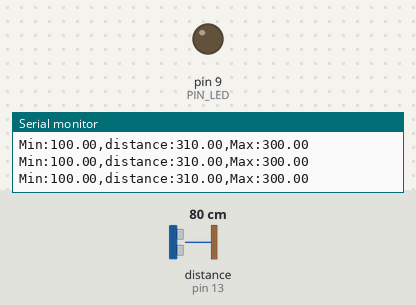
Bench run of a sketch on a simulated Arduino Uno, built with avr-gcc and run on an emulated ATmega328P. On the bench: output pins drawn as LEDs (lit = HIGH), the last lines printed to the serial monitor. Wiring (inferred from the names in the program): ultrasonic range finder: trigger pin 12; echo pin 13. Dashed ring = blinking. Inputs (shaded band) come from the test bench; at power-on: distance to the obstacle (sensor on pin 13) 80 cm. The echo pulse lasts 58.3 µs per cm; pins used as bus, display or sensor lines are not drawn.

Above: at 1.2 s.
1.3 s: distance to the obstacle (sensor on pin 13) set to 18 cm
At 1.92 s:
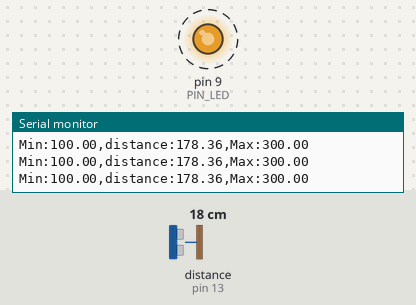
4.3 s: distance to the obstacle (sensor on pin 13) set to 2 cm
Timing chart, 0 to 7.3 s (numbered marks = the images above; inputs shaded):
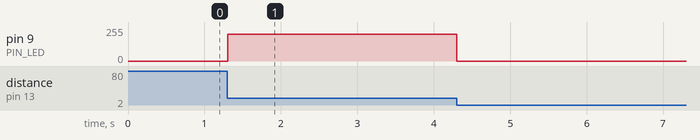

The sketch:

aa.ino
```cpp
// Arduino pin assignment
#define PIN_LED  9
#define PIN_TRIG 12   // sonar sensor TRIGGER
#define PIN_ECHO 13   // sonar sensor ECHO

// configurable parameters
#define SND_VEL 346.0     // sound velocity at 24 celsius degree (unit: m/sec)
#define INTERVAL 50      // sampling interval (unit: msec)
#define PULSE_DURATION 10 // ultra-sound Pulse Duration (unit: usec)
#define _DIST_MIN 100.0   // minimum distance to be measured (unit: mm)
#define _DIST_MAX 300.0   // maximum distance to be measured (unit: mm)

#define TIMEOUT ((INTERVAL / 2) * 1000.0) - 100// maximum echo waiting time (unit: usec)
#define SCALE (0.001 * 0.5 * SND_VEL) // coefficent to convert duration to distance

unsigned long last_sampling_time;   // unit: msec
float latest_sane = 0;

void setup() {
  // initialize GPIO pins
  pinMode(PIN_LED, OUTPUT);
  pinMode(PIN_TRIG, OUTPUT);  // sonar TRIGGER
  pinMode(PIN_ECHO, INPUT);   // sonar ECHO
  digitalWrite(PIN_TRIG, LOW);  // turn-off Sonar

  // initialize serial port
  Serial.begin(250000);
}

void loop() {
  float distance;

  // wait until next sampling time. // polling
  // millis() returns the number of milliseconds since the program started.
  //    will overflow after 50 days.
  if (millis() < (last_sampling_time + INTERVAL))
    return;

  distance = USS_measure(PIN_TRIG, PIN_ECHO); // read distance

  if ((distance == 0.0) || (distance > _DIST_MAX)) {
      distance = _DIST_MAX + 10.0;    // Set Higher Value
      analogWrite(PIN_LED, 0);       // LED OFF
      // Serial.println("RN");
  } else if (distance < _DIST_MIN) {
      distance = _DIST_MIN - 10.0;    // Set Lower Value
      analogWrite(PIN_LED, 0);       // LED OFF
      // Serial.println("RN");
  } else {    // In desired Range
      analogWrite(PIN_LED, (int) (((float) (100 - abs(distance - 200))) / 100.0 * 255.0));       // LED ON
  }

  // output the distance to the serial port
  Serial.print("Min:");        Serial.print(_DIST_MIN);
  Serial.print(",distance:");  Serial.print(distance);
  Serial.print(",Max:");       Serial.print(_DIST_MAX);
  Serial.println("");

  // do something here
  // delay(50); // Assume that it takes 50ms to do something.

  // update last sampling time
  last_sampling_time += INTERVAL;
}

// get a distance reading from USS. return value is in millimeter.
float USS_measure(int TRIG, int ECHO)
{
  digitalWrite(TRIG, HIGH);
  delayMicroseconds(PULSE_DURATION);
  digitalWrite(TRIG, LOW);

  int pulseTime = pulseIn(ECHO, HIGH, TIMEOUT);
  // Serial.print("TIME: "); Serial.println(pulseTime);
  if (pulseTime == 0) {
    pulseTime = latest_sane;
  } else {
    latest_sane = pulseTime;
  }
  return pulseTime * SCALE; // unit: mm

  // Pulse duration to distance conversion example (target distance = 17.3m)
  // - pulseIn(ECHO, HIGH, timeout) returns microseconds (음파의 왕복 시간)
  // - 편도 거리 = (pulseIn() / 1,000,000) * SND_VEL / 2 (미터 단위)
  //   mm 단위로 하려면 * 1,000이 필요 ==>  SCALE = 0.001 * 0.5 * SND_VEL
  //
  // - 예, pusseIn()이 100,000 이면 (= 0.1초, 왕복 거리 34.6m)
  //        = 100,000 micro*sec * 0.001 milli/micro * 0.5 * 346 meter/sec
  //        = 100,000 * 0.001 * 0.5 * 346
  //        = 17,300 mm  ==> 17.3m
}
```

Measured:
- after the input at 1.3 s, pin 9 (PIN_LED): alternates 200/255 for 0.05 s and 199/255 for 0.25 s, starting at once
